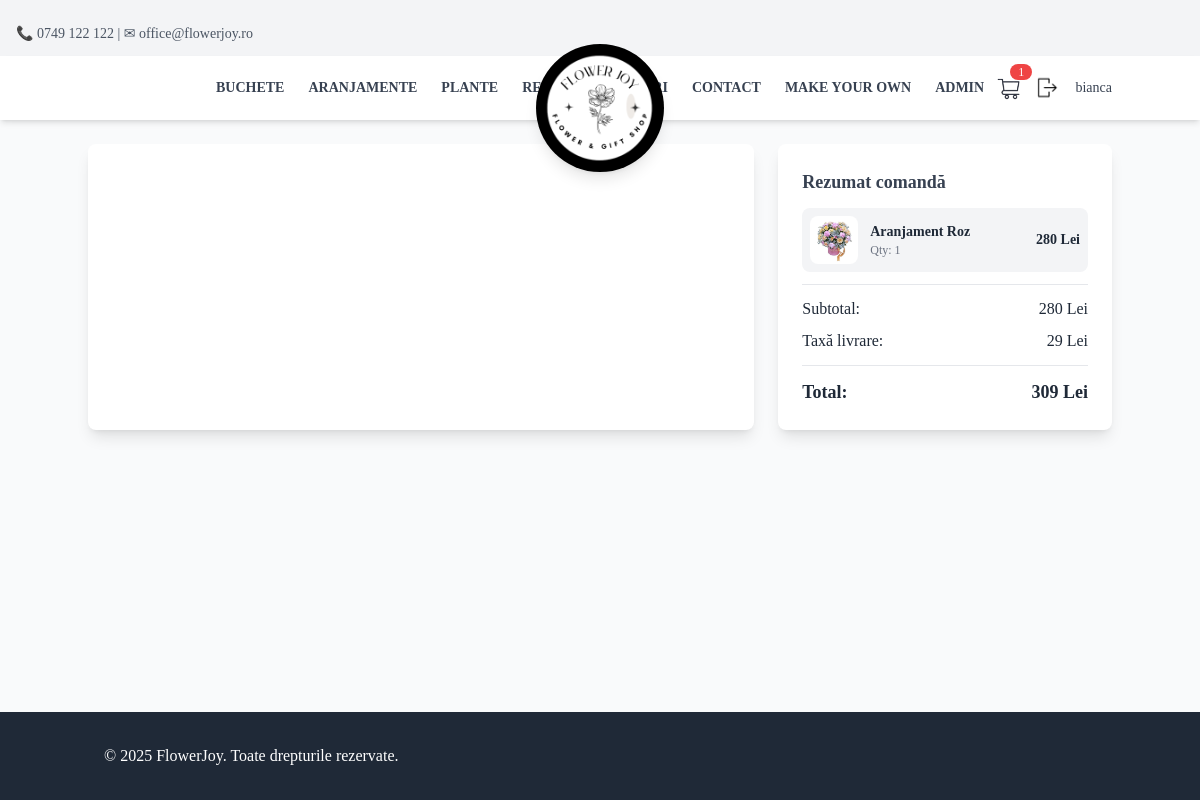
The page /checkout/ (signed in) on the database as committed earlier.
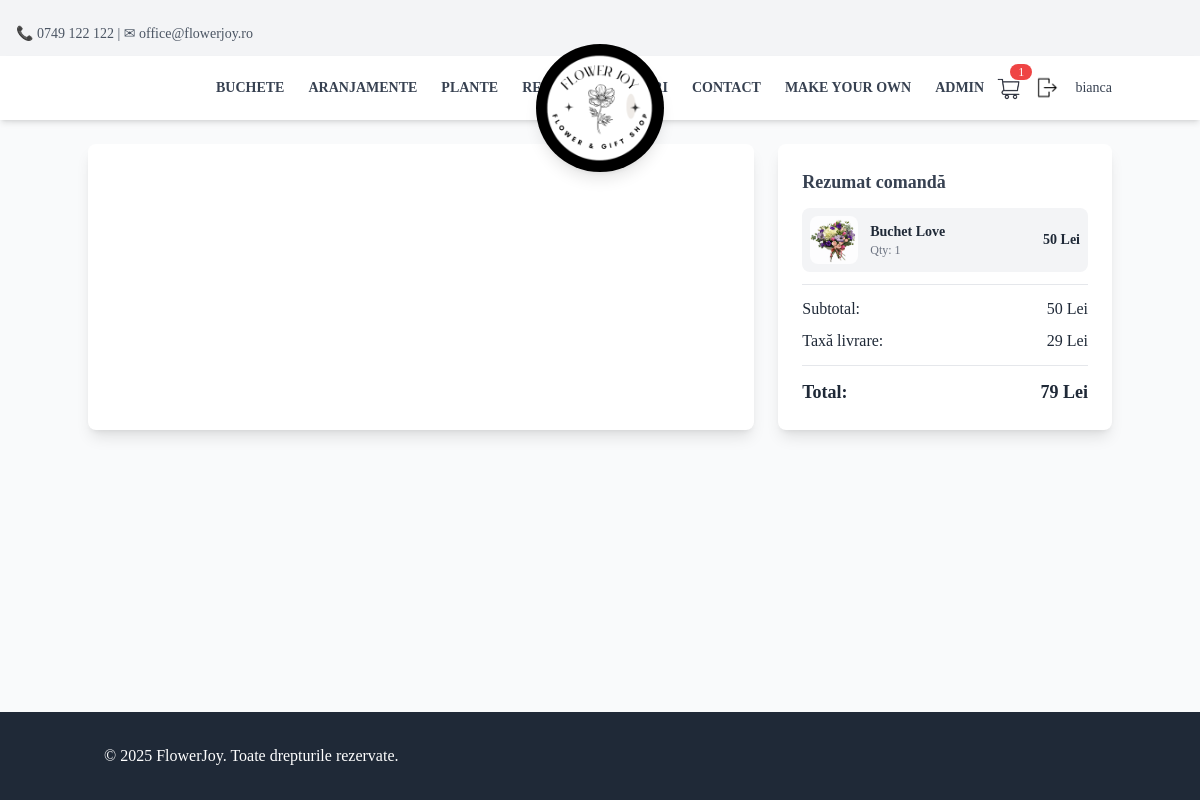
The same page on the database as committed later.
### App/models.py (models this page shows, shortened)
class CartItem(models.Model):
    user = models.ForeignKey(User, on_delete=models.CASCADE, null=True, blank=True)
    session_id = models.CharField(max_length=255, null=True, blank=True) # Store session ID for anonymous users
    product = models.ForeignKey(Product, on_delete=models.CASCADE)
    quantity = models.PositiveIntegerField(default=1)
    reserved_until = models.DateTimeField(null=True, blank=True)
    def total_price(self):
        return self.product.price * self.quantity

class Product(models.Model):
    name = models.CharField(max_length=100, null=False, blank=False)
    description = RichTextField()
    category = models.CharField(
        max_length=100,
        choices=[
            ("buchete", "buchete"),
            ("plante", "plante"),
            ("aranjamente", "aranjamente"),
            ("Accessories", "Accessories"),
            ("Gifts", "Gifts"),
            ("CustomBouquet", "CustomBouquet"),
        ],
        default="General"
    )
    price = models.DecimalField(max_digits=10, decimal_places=0, null=False, blank=False)
    image = models.ImageField(upload_to="Pictures/", null=False, blank=False)
    created_at = models.DateTimeField(auto_now_add=True, null=False, blank=False)
    stock = models.PositiveIntegerField(default=0)
    is_custom = models.BooleanField(default=False)
    in_store = models.BooleanField(default=False)
    auction_manual = models.BooleanField(default=False)
    auction_start_time = models.DateTimeField(null=True, blank=True)
    auction_floor_price = models.DecimalField(max_digits=10, decimal_places=2, default=10)
    auction_interval_minutes = models.PositiveIntegerField(default=60)
    auction_drop_amount = models.DecimalField(max_digits=6, decimal_places=2, default=5)
    before_auction_price = models.DecimalField(max_digits=10, decimal_places=2, null=False, blank=False, default=0.00)  # Store the price before auction
    bid_submited = models.BooleanField(default=False)  # Track if a bid has been submitted
    number_of_purcheses = models.PositiveIntegerField(default=0)  # Track the number of purchases

### App/views.py (the view, shortened to what this page needs)
# urls.py: path("checkout/", checkout, name="checkout"),
@login_required
def checkout(request):
    user = request.user if request.user.is_authenticated else None
    session_id = request.session.session_key or request.session.create()
    cart_items = CartItem.objects.filter(user=user) if user else CartItem.objects.filter(session_id=session_id)
    subtotal = sum(item.total_price() for item in cart_items)
    delivery_fee = 29  # Default delivery fee for address delivery
    total_price = subtotal + delivery_fee
    return render(request, "checkout.html", {
        'stripe_public_key': settings.STRIPE_PUBLIC_KEY,
        "cart_items": cart_items,
        "subtotal": subtotal,
        "delivery_fee": delivery_fee,
        "total_price": total_price,
    })

### App/templates/partials/checkout.html (shortened to what this page needs)
{% extends 'base.html' %}
{% block content %}
<div class="container mx-auto flex flex-col lg:flex-row gap-6 mt-20 py-16">
    <div class="w-full lg:w-2/3 bg-white shadow-lg rounded-lg p-6 relative" id="checkout-section-container">
    </div>
  <div class="w-full lg:w-1/3 bg-white shadow-lg rounded-lg p-6" id="order-summary">
    {% include 'partials/order_summary.html' %}
  </div>
</div>
{% endblock %}

### App/templates/partials/order_summary.html
<h3 class="text-lg font-bold text-gray-700">Rezumat comandă</h3>
<div class="max-h-44 overflow-y-auto space-y-2 mt-3">
  {% for item in cart_items %}
  <div class="flex items-center justify-between bg-gray-100 p-2 rounded-lg">
    <div class="flex items-center gap-3">
      <img src="{{ item.product.image.url }}" alt="{{ item.product.name }}" class="w-12 h-12 rounded-lg">
      <div>
        <p class="text-sm font-semibold">{{ item.product.name }}</p>
        <p class="text-xs text-gray-500">Qty: {{ item.quantity }}</p>
      </div>
    </div>
    <p class="text-sm font-semibold">{{ item.total_price }} Lei</p>
  </div>
  {% endfor %}
</div>
<hr class="my-3">
<div class="flex justify-between mt-2">
  <p>Subtotal:</p>
  <p>{{ subtotal }} Lei</p>
</div>
<div class="flex justify-between mt-2">
  <p>Taxă livrare:</p>
  <p>
    {% if delivery_type == 'pickup' %}
      <span class="text-green-600 font-semibold">Gratuită</span>
    {% else %}
      {{ delivery_fee }} Lei
    {% endif %}
  </p>
</div>
<hr class="my-3">
<div class="flex justify-between text-lg font-semibold">
  <p>Total:</p>
  <p>{{ total_price }} Lei</p>
</div>

Rows that differ between the two databases and show on the page:
removed CartItem: product.image (picture), product.name "Aranjament Roz", quantity "1", total_price "280"
added CartItem: product.image (picture), product.name "Buchet Love", quantity "1", total_price "50"
Other text that changed with them:
{{ subtotal }}: "280" → "50"
{{ total_price }}: "309" → "79"
